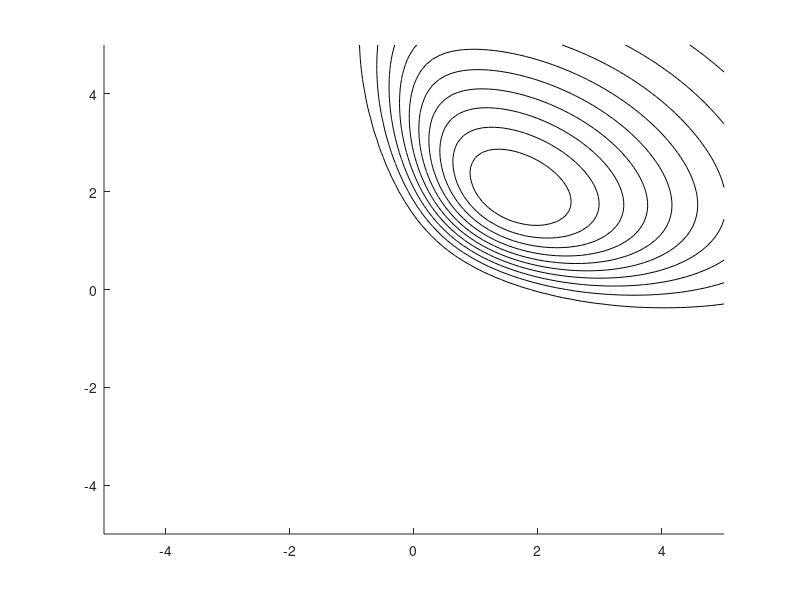

Here is the MATLAB script that generated this plot: (Note: this script raises an error after producing the figure.)
clear all;close all;
 %% load the data
 load logregdata.mat
 
 %% find the model and the hessian 
 w = repmat(0,2,1); % Start at zero
tol = 1e-6; % Stopping tolerance
Nits = 100;
w_all = zeros(Nits,2); % Store evolution of w values
ss = 10; % Prior variance on the parameters of w
change = inf;
it = 0;
while change>tol | it<=100
    prob_t = 1./(1+exp(-X*w));
    % Gradient
    grad = -(1/ss)*w' + sum(X.*(repmat(t,1,length(w))-repmat(prob_t,1,length(w))),1);
    % Hessian
    H = -X'*diag(prob_t.*(1-prob_t))*X;
    H = H - (1/ss)*eye(length(w));
    % Update w
    w = w - inv(H)*grad';
    it = it + 1;
    w_all(it,:) = w';
    if it>1
        change = sum((w_all(it,:) - w_all(it-1,:)).^2);
    end
end
w_all(it+1:end,:) = [];

%% set the Laplace Approximation
muw = w;
siw = inv(-H);

%% Plot the true posterior
[w1,w2] = meshgrid(-5:0.1:5,-5:0.1:5);
logprior = -0.5*log(2*pi) - 0.5*log(ss) - (1/(2*ss))*w1.^2;
logprior = logprior + (-0.5*log(2*pi) - 0.5*log(ss) - (1/(2*ss))*w2.^2);
prob_t = 1./(1+exp(-[w1(:) w2(:)]*X'));
loglike = sum(log(prob_t).*repmat(t',prod(size(w1)),1),2);
loglike = loglike + sum(log(1-prob_t).*repmat(1-t',prod(size(w1)),1),2);
logpost = logprior + reshape(loglike,size(w1));
contour(w1,w2,exp(logpost),'k','color',[0.6 0.6 0.6])
xlabel('$w1$','interpreter','latex');
ylabel('$w2$','interpreter','latex');

%% Overlay the approimation
temp = [w1(:)-muw(1) w2(:)-muw(2)];
D = 2; % Working in 2 dimensions
logconst = -(D/2)*log(2*pi) - 0.5*log(det(siw));
log_truepost = logconst - diag(0.5*temp*inv(siw)*temp');
hold on
contour(w1,w2,reshape(exp(log_truepost),size(w1)),'k');
legend('True','Laplace Approximation');

%% Plot the decision counters
% Create an x grid
[Xv,Yv] = meshgrid(-5:0.1:5,-5:0.1:5);

% Generate samples from the approximate posterior
path(path,'../utilities');
Nsamps = 1000;
w_samps = gausssamp(muw,siw,Nsamps);

% Compute the probabilities over the grid by averaging over the samples
Probs = zeros(size(Xv));
for i = 1:Nsamps
    Probs = Probs + 1./(1 + exp(-(w_samps(i,1)*Xv + w_samps(i,2)*Yv)));
end
Probs = Probs./Nsamps;
figure(1);hold off
plot(X(1:20,1),X(1:20,2),'ko','markersize',10,'markerfacecolor','k')
hold on
plot(X(21:40,1),X(21:40,2),'ks','markersize',10,'linewidth',2)
[cs,h] = contour(Xv,Yv,Probs);
clabel(cs,h);